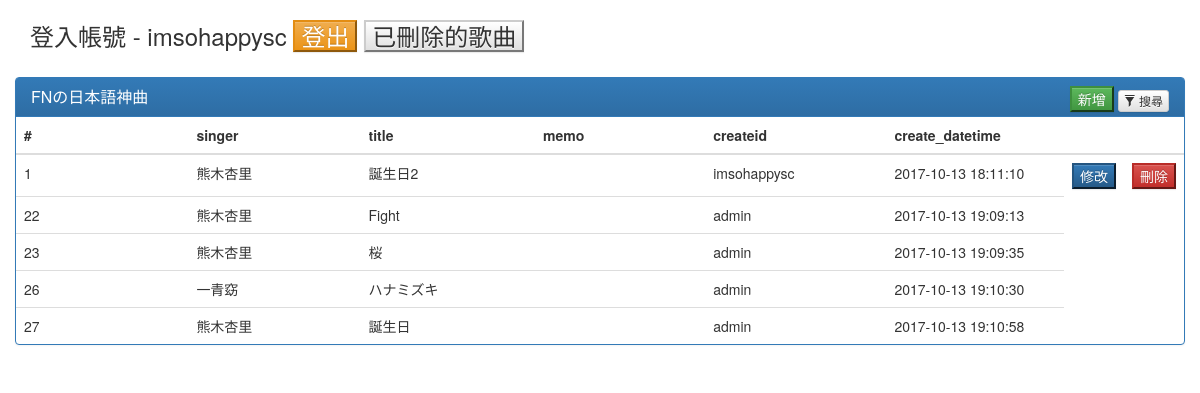
Page /admin/playlist/list.php (signed in) on the committed database.
### tables this page shows
CREATE TABLE `playlist` (
  `no` int(8) NOT NULL,
  `title` varchar(100) NOT NULL,
  `singer` varchar(50) DEFAULT NULL,
  `memo` text,
  `createid` varchar(50) NOT NULL,
  `create_datetime` datetime NOT NULL,
  `isdeleted` varchar(1) NOT NULL DEFAULT '1'
);

### admin/playlist/list.php (the view, shortened to what this page needs)
<!DOCTYPE html>
<html lang="en">
<head>
    <link rel="stylesheet" href="https://maxcdn.bootstrapcdn.com/bootstrap/3.3.1/css/bootstrap.min.css">
    <link rel="stylesheet" href="https://maxcdn.bootstrapcdn.com/bootstrap/3.3.7/css/bootstrap-theme.min.css">
    <link rel="stylesheet" href="../../css/base.css">
</head>
<body>
<?php include '../../script/connection.php';   ?>
<div class="container">
    <h3>登入帳號 - <?php echo @$_SESSION['admin_id'];?>
    <input class="btn-warning btn-md" type="button" value="登出" onclick="location.href='../logout.php'">
    <input class="btn-default btn-md" type="button" value="已刪除的歌曲" onclick="location.href='list_deleted.php'">
    </h3>
    <div class="row">
        <div class="panel panel-primary filterable">
            <div class="panel-heading">
                <h3 class="panel-title">FNの日本語神曲</h3>
                <div class="pull-right">
                    <input class="btn-success btn-md" type="button" value="新增" onclick="location.href='create.php'">
                    <button class="btn btn-default btn-xs btn-filter"><span class="glyphicon glyphicon-filter"></span> 搜尋</button>
                </div>
            </div>
            <table id="tablesorter" class="table">
                <thead>
                    <tr class="filters">
                        <th><input type="text" class="form-control" placeholder="#" disabled></th>
                        <th><input type="text" class="form-control" placeholder="singer" disabled></th>
                        <th><input type="text" class="form-control" placeholder="title" disabled></th>
                        <th><input type="text" class="form-control" placeholder="memo" disabled></th>
                        <th><input type="text" class="form-control" placeholder="createid" disabled></th>
                        <th><input type="text" class="form-control" placeholder="create_datetime" disabled></th>
                        <th></th>
                        <th></th>
                    </tr>
                </thead>
                <tbody>
                <?php
                $sql="SELECT * FROM playlist WHERE `isdeleted`='1'";
                if ( $result = mysqli_query($con, $sql) ) {
                    while($row = mysqli_fetch_assoc($result)){
                ?>
                    <tr>
                        <td><?php echo $row['no'];?></td>
                        <td><?php echo $row['singer'];?></td>
                        <td><?php echo $row['title'];?></td>
                        <td><?php echo $row['memo'];?></td>
                        <td><?php echo $row['createid'];?></td>
                        <td><?php echo $row['create_datetime'];?></td>
                <?php
                    if($_SESSION['admin_id']==$row['createid']){
                ?>
                        <td><input class="btn-primary" type="button" value="修改" onclick="location.href='edit.php?no=<?php echo $row['no'];?>'"></td>
                        <td><input class="btn-danger" type="button" value="刪除" onclick="location.href='action/delete.php?no=<?php echo $row['no'];?>'"></td>
                    </tr>
                <?php
                        }
                    }
                }
                ?>
                </tbody>
            </table>
        </div>
    </div>
</div>
</body>
</html>

### css/base.css (style rules this page uses)
.filterable { margin-top: 15px; }
.filterable .panel-heading .pull-right { margin-top: -20px; }
.filterable .filters input[disabled] { background-color: transparent; border: none; cursor: auto; box-shadow: none; padding: 0; height: auto; }

### rows in the picture
playlist: no "1", singer "熊木杏里", title "誕生日2", createid "imsohappysc", create_datetime "2017-10-13 18:11:10"
playlist: no "22", singer "熊木杏里", title "Fight", createid "admin", create_datetime "2017-10-13 19:09:13"
playlist: no "23", singer "熊木杏里", title "桜", createid "admin", create_datetime "2017-10-13 19:09:35"
playlist: no "26", singer "一青窈", title "ハナミズキ", createid "admin", create_datetime "2017-10-13 19:10:30"
playlist: no "27", singer "熊木杏里", title "誕生日", createid "admin", create_datetime "2017-10-13 19:10:58"
